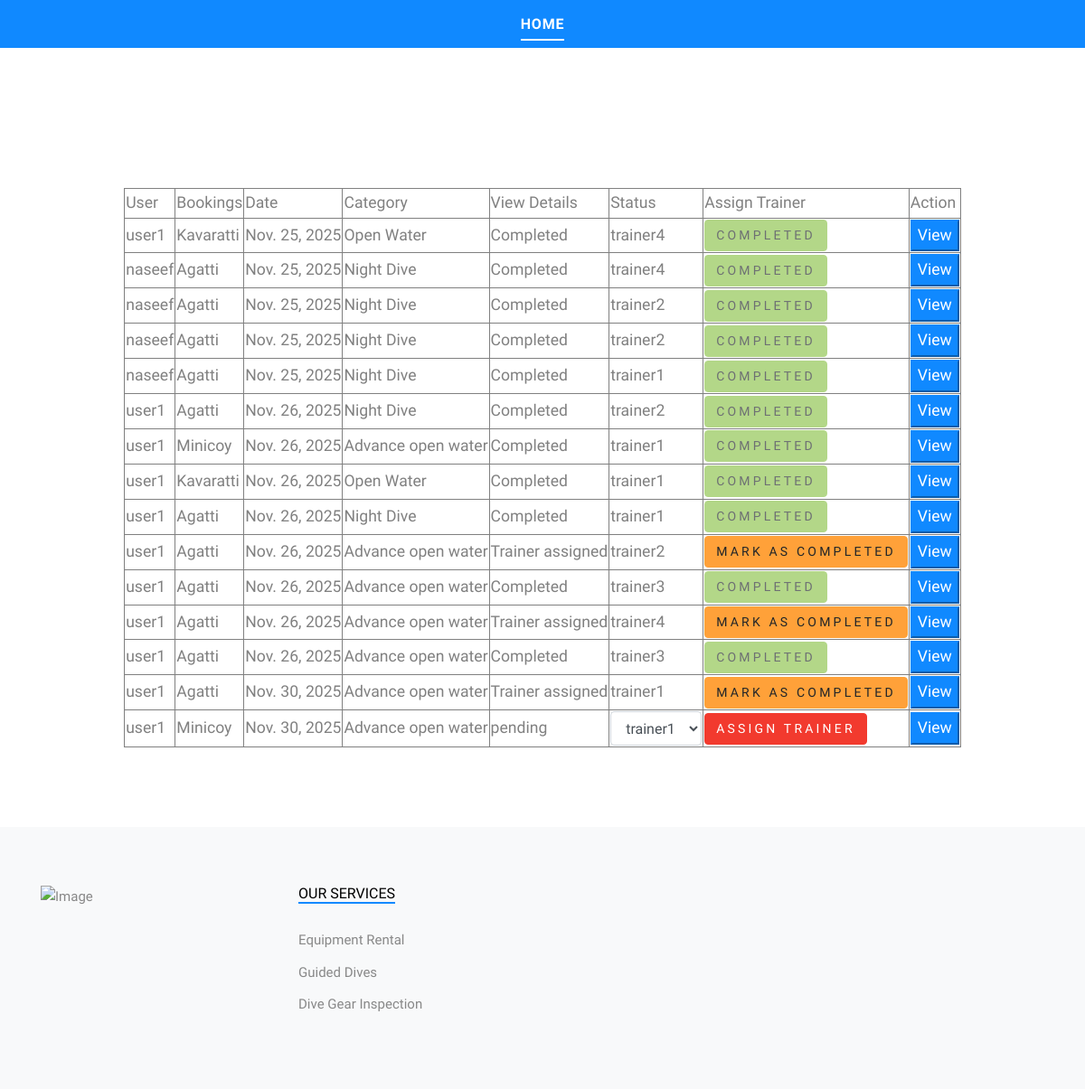
The page /admin_viewuserbooking on the database as committed earlier.
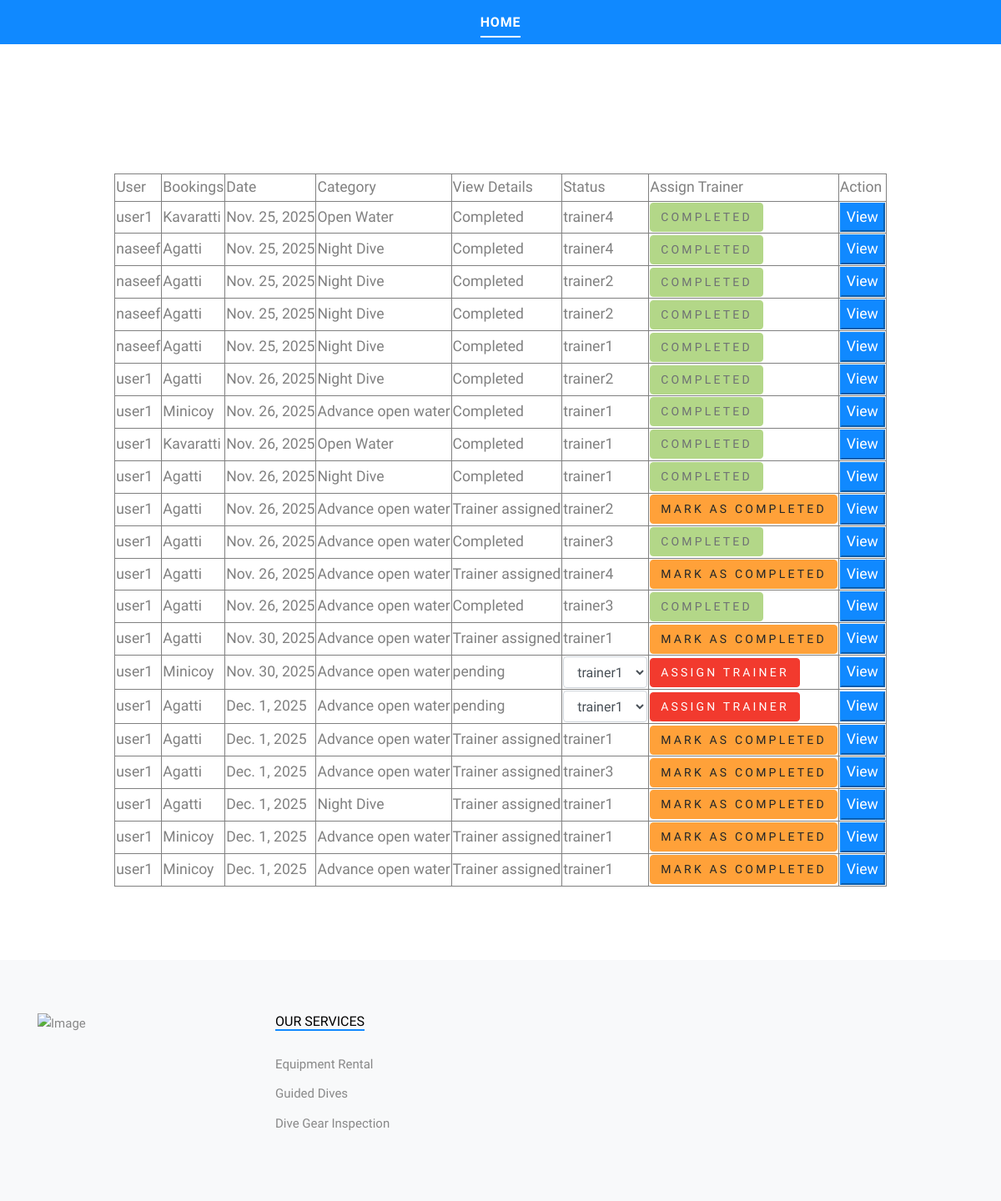
The same page on the database as committed later.
### app/models.py (models this page shows)
class dive(models.Model):
    date = models.DateField(auto_now_add=True,null=True)
    user_id = models.ForeignKey(User,on_delete=models.CASCADE,null=True)
    places = models.ForeignKey(place,on_delete=models.CASCADE,null=True)
    categorys = models.ForeignKey(category,on_delete=models.CASCADE,null=True)
    status=models.CharField(default='pending')
    trainer_id= models.ForeignKey(trainer,on_delete=models.CASCADE,null=True)
    count=models.IntegerField(default=1)

class place(models.Model):
    name = models.CharField(max_length=100)

class category(models.Model):
    name = models.CharField(max_length=100)
    description = models.CharField(max_length=100)

class trainer(models.Model):
    name = models.CharField(max_length=100)
    gender = models.CharField(max_length=100)
    contact = models.CharField(max_length=100)
    email = models.EmailField(max_length=100)
    password = models.CharField(max_length=100)
    user_id = models.ForeignKey(User,on_delete=models.CASCADE)

### app/views.py (the view)
# urls.py: path('admin_viewuserbooking',views.viewbook,name='admin_viewuserbooking'),
def viewbook(request):
    data = dive.objects.all()
    data1=trainer.objects.all()
    return render(request,'admin_viewuserbooking.html',{'a':data,'b':data1})

### template/admin_viewuserbooking.html (shortened to what this page needs)
<!DOCTYPE html>
<html lang="en">
  {% load static %}
<head>
  <link rel="stylesheet" href="/static/main/fonts/icomoon/style.css">
  <link rel="stylesheet" href="/static/main/css/bootstrap.min.css">
  <link rel="stylesheet" href="/static/main/css/jquery-ui.css">
  <link rel="stylesheet" href="/static/main/css/owl.carousel.min.css">
  <link rel="stylesheet" href="/static/main/css/owl.theme.default.min.css">
  <link rel="stylesheet" href="/static/main/css/owl.theme.default.min.css">
  <link rel="stylesheet" href="/static/main/css/jquery.fancybox.min.css">
  <link rel="stylesheet" href="/static/main/css/bootstrap-datepicker.css">
  <link rel="stylesheet" href="/static/main/fonts/flaticon/font/flaticon.css">
  <link rel="stylesheet" href="/static/main/css/aos.css">
  <link href="/static/main/css/jquery.mb.YTPlayer.min.css" media="all" rel="stylesheet" type="text/css">
  <link rel="stylesheet" href="/static/main/css/style.css">
</head>
<body data-spy="scroll" data-target=".site-navbar-target" data-offset="300">
  <div class="site-wrap">
    <div class="header-top bg-light">
      <div class="site-navbar py-2 js-sticky-header site-navbar-target d-none pl-0 d-lg-block" role="banner">
        <div class="container">
          <div class="d-flex align-items-center">
            <div class="mx-auto">
              <nav class="site-navigation position-relative text-right" role="navigation">
                <ul class="site-menu main-menu js-clone-nav mr-auto d-none pl-0 d-lg-block">
                  <li class="active">
                    <a href="{% url 'admin_homepage' %}" class="nav-link text-left">Home</a>
                  </li>
                </ul>
              </nav>
            </div>
          </div>
        </div>
      </div>
    </div>
    <div class="site-section">
      <br><br><br><br>
<!DOCTYPE html>
<html lang="en">
<head>
</head>
<body>
        <table align="center" border="1">
            <thead>
              <tr>
                <td>User</td>
                <td>Bookings</td>
                <td>Date</td>
                <td>Category</td>
                <td>View Details</td>
                <td>Status</td>
                <td>Assign Trainer</td>
                <td>Action</td>
            </tr>
            </thead>
            <tbody>
          {% for i in a %}
<tr>
    <form action="{% url 'assign_trainer' i.id %}" method="POST">
        <td>{{ i.user_id.first_name }}</td>
        <td>{{ i.places.name }}</td>
        <td>{{ i.date }}</td>
        <td>{{ i.categorys.name }}</td>
        <td>{{ i.status }}</td>
        <td>
          {% if i.trainer_id == null %}
            <select name="trainer" class="form-control">
                {% for j in b %}
                    <option value="{{ j.id }}">{{ j.name }}</option>
                {% endfor %}
            </select>
          {% else %}
          {{i.trainer_id.name}}
          {% endif %}
        </td>
       <td>
    {% if i.status == "pending" %}
        <button type="submit" class="btn btn-danger">Assign Trainer</button>
    {% elif i.status == "Trainer assigned" %}
        <a href="{% url 'task_complete' i.id %}" class="btn btn-warning">
            Mark as completed
        </a>
    {% else %}
        <span class="btn btn-success disabled">Completed</span>
    {% endif %}
</td>
    </form>
     <td>
          <a href="{% url 'filled_forms' i.id %}"><button class="btn-primary">View</button></a>
        </td>
</tr>
{% endfor %}
            </tbody>
        </table>
</body>
</html>
    </div>
    <div class="footer bg-light">
      <div class="container">
        <div class="row">
          <div class="col-lg-3">
            <p class="mb-4"><img src="{% static 'Index/images/logo.png' %}" alt="Image" class="img-fluid"></p>
          </div>
          <div class="col-lg-3">
            <h3 class="footer-heading"><span>Our Services</span></h3>
            <ul class="list-unstyled">
              <li><a>Equipment Rental</a></li>
              <li><a>Guided Dives</a></li>
              <li><a>Dive Gear Inspection</a></li>
            </ul>
          </div>
        </div>
      </div>
    </div>
  </div>
</body>
</html>

### static/Index/css/style.css (style rules this page uses)
html { overflow-x: hidden; }
body { line-height: 1.7; color: gray; font-weight: 300; font-size: 1.1rem; }
a { -webkit-transition: .3s all ease; -o-transition: .3s all ease; transition: .3s all ease; }
h1, h2, h3, h4, h5, .h1, .h2, .h3, .h4, .h5 { font-family: "Oswald", sans-serif; }
.site-wrap:before { display: none; -webkit-transition: .3s all ease-in-out; -o-transition: .3s all ease-in-out; transition: .3s all ease-in-out; background: rgba(0, 0, 0, 0.6); content: ""; position: absolute; z-index: 2000; top: 0; left: 0; right: 0; bottom: 0; opacity: 0; visibility: hidden; }
.site-section { padding: 2.5em 0; }
@media (min-width: 768px) { .site-section { padding: 5em 0; } }
.site-navbar { font-family: "Oswald", sans-serif; margin-bottom: 0px; z-index: 1999; width: 100%; }
.site-navbar .site-navigation .site-menu { margin-bottom: 0; }
.site-navbar .site-navigation .site-menu .active > a { color: #fff; display: inline-block; padding: 5px 0px; margin-left: 20px; margin-right: 20px; position: relative; }
.site-navbar .site-navigation .site-menu .active > a:before { width: 100%; content: ""; height: 2px; left: 0; bottom: 0; background-color: #fff; }
.site-navbar .site-navigation .site-menu a { text-decoration: none !important; display: inline-block; }
.site-navbar .site-navigation .site-menu > li { display: inline-block; }
.site-navbar .site-navigation .site-menu > li > a { text-transform: uppercase; font-size: 16px; letter-spacing: .05rem; font-weight: 900; padding: 20px 20px; color: #fff; display: inline-block; text-decoration: none !important; }
.site-mobile-menu .site-nav-wrap { padding: 0; margin: 0; list-style: none; position: relative; }
.site-mobile-menu .site-nav-wrap a { padding: 10px 20px; display: block; position: relative; color: #212529; }
.site-mobile-menu .site-nav-wrap li { position: relative; display: block; }
.site-mobile-menu .site-nav-wrap li.active > a { color: #fff; }
.site-mobile-menu .site-nav-wrap > li { display: block; position: relative; float: left; width: 100%; }
.site-mobile-menu .site-nav-wrap > li > a { padding-left: 20px; font-size: 20px; }
.sticky-wrapper .site-navbar { -webkit-transition: .3s all ease; -o-transition: .3s all ease; transition: .3s all ease; background: #1089ff; }
.sticky-wrapper .site-navbar .site-menu > li { display: inline-block; }
.sticky-wrapper .site-navbar .site-menu > li.active > a { color: #fff; position: relative; }
.sticky-wrapper .site-navbar .site-menu > li.active > a:before { content: ""; position: absolute; bottom: 0; height: 2px; background: #fff; }
.footer { padding: 4rem 0; background: #000; font-size: 15px; color: #888; }
.footer .footer-heading { font-size: 16px; color: #000; margin-bottom: 30px; text-transform: uppercase; }
.footer .footer-heading > span { border-bottom: 2px solid #1089ff; }
.footer ul li { margin-bottom: 10px; }
.btn { text-transform: uppercase; font-size: 14px; letter-spacing: .2rem; font-family: "Oswald", sans-serif; }

Rows that differ between the two databases and show on the page:
added dive: user_id.first_name "user1", places.name "Agatti", date "Dec. 1, 2025", categorys.name "Advance open water", status "pending", shows "ASSIGN TRAINER"
added dive: user_id.first_name "user1", places.name "Agatti", date "Dec. 1, 2025", categorys.name "Advance open water", status "Trainer assigned", trainer_id.name "trainer1", shows "MARK AS COMPLETED"
added dive: user_id.first_name "user1", places.name "Agatti", date "Dec. 1, 2025", categorys.name "Advance open water", status "Trainer assigned", trainer_id.name "trainer3", shows "MARK AS COMPLETED"
added dive: user_id.first_name "user1", places.name "Agatti", date "Dec. 1, 2025", categorys.name "Night Dive", status "Trainer assigned", trainer_id.name "trainer1", shows "MARK AS COMPLETED"
added dive: user_id.first_name "user1", places.name "Minicoy", date "Dec. 1, 2025", categorys.name "Advance open water", status "Trainer assigned", trainer_id.name "trainer1", shows "MARK AS COMPLETED"
added dive: user_id.first_name "user1", places.name "Minicoy", date "Dec. 1, 2025", categorys.name "Advance open water", status "Trainer assigned", trainer_id.name "trainer1", shows "MARK AS COMPLETED"
